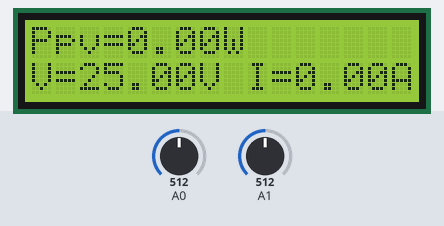
A sketch run on a simulated Arduino Uno, built with avr-gcc and run on an emulated ATmega328P. On the bench: 16×2 character LCD. The inputs (shaded band) are chosen by the test bench; at power-on: A1 = 512, A0 = 512.

Above: at 1.2 s.
1.3 s: A1 set to 218
At 1.6 s:
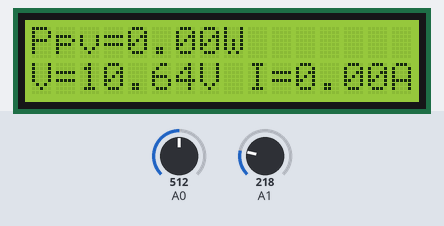
2.8 s: A1 set to 191
At 4.0 s:
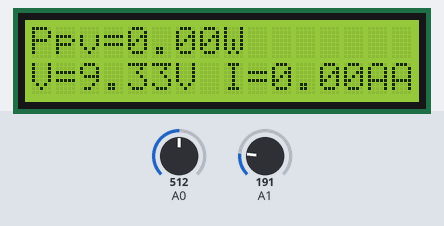
4.3 s: A0 set to 716
At 5.1 s:
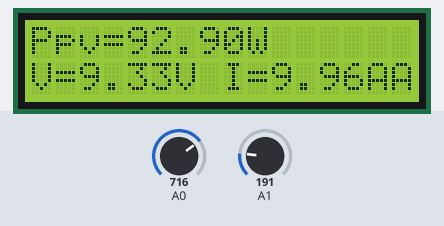
5.8 s: A1 set to 23
At 6.3 s:
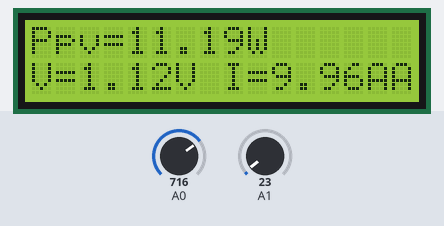
7.3 s: A1 set to 18
At 8.5 s:
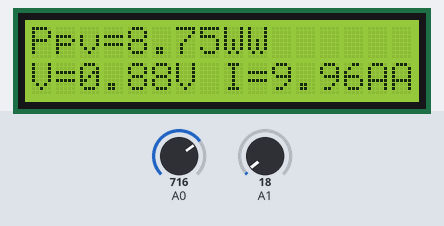
8.8 s: A0 set to 730
At 9.8 s:
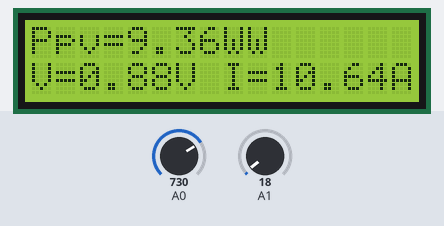
Timing chart, 0 to 11.3 s (numbered marks = the images above; inputs shaded):
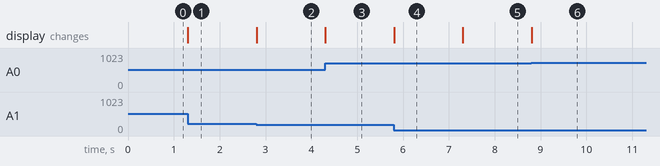

Measured:
- the behaviour switches between 205 and 204 on A1 (found by bisection; images 1 and 2)
- the behaviour switches between 21 and 20 on A1 (found by bisection; images 4 and 5)
- the behaviour switches between 716 and 717 on A0 (found by bisection; images 5 and 6)
- after the input at 1.3 s, the display: changes at once (image 1)
- after the input at 2.8 s, the display: changes at once (image 2)
- after the input at 4.3 s, the display: changes at once (image 3)
- after the input at 5.8 s, the display: changes at once (image 4)
- after the input at 7.3 s, the display: changes at once (image 5)
- after the input at 8.8 s, the display: changes at once (image 6)

The sketch:

mosfet.olcum.con.ino
```cpp
#include <LiquidCrystal.h>

LiquidCrystal lcd(7, 6, 5, 4, 3, 2);

const int analogIn = 0;
const int analogIn1 = 1;

float sensorValue1 = 0;
float sensorValue2 = 0;
float voltageValue = 0;
float currentValue = 0;
float Power_now = 0;
int mVperAmp = 100;
int RawValue = 0;
int ACSoffset = 2500;
double Voltage = 0;
double Amps = 0;

void setup() {

lcd.begin(16, 2);
}

void loop()

{
 sensorValue1 = analogRead(A0);
 sensorValue2 = analogRead(A1);

RawValue =  sensorValue1;

Voltage = (RawValue / 1024.0) * 5;

Amps = (((Voltage*1000) - ACSoffset) / mVperAmp);

  voltageValue= (sensorValue2 * 5 /1024.0) *10;

  lcd.setCursor(0, 0);
  Power_now = voltageValue * Amps;

  lcd.print("Ppv=");
  lcd.print(Power_now);
  lcd.print("W");
  lcd.setCursor(0, 1);
  lcd.print("V=");
  lcd.print(voltageValue);
  lcd.print("V I=");
  lcd.print(Amps);
  lcd.print("A");


}
```
